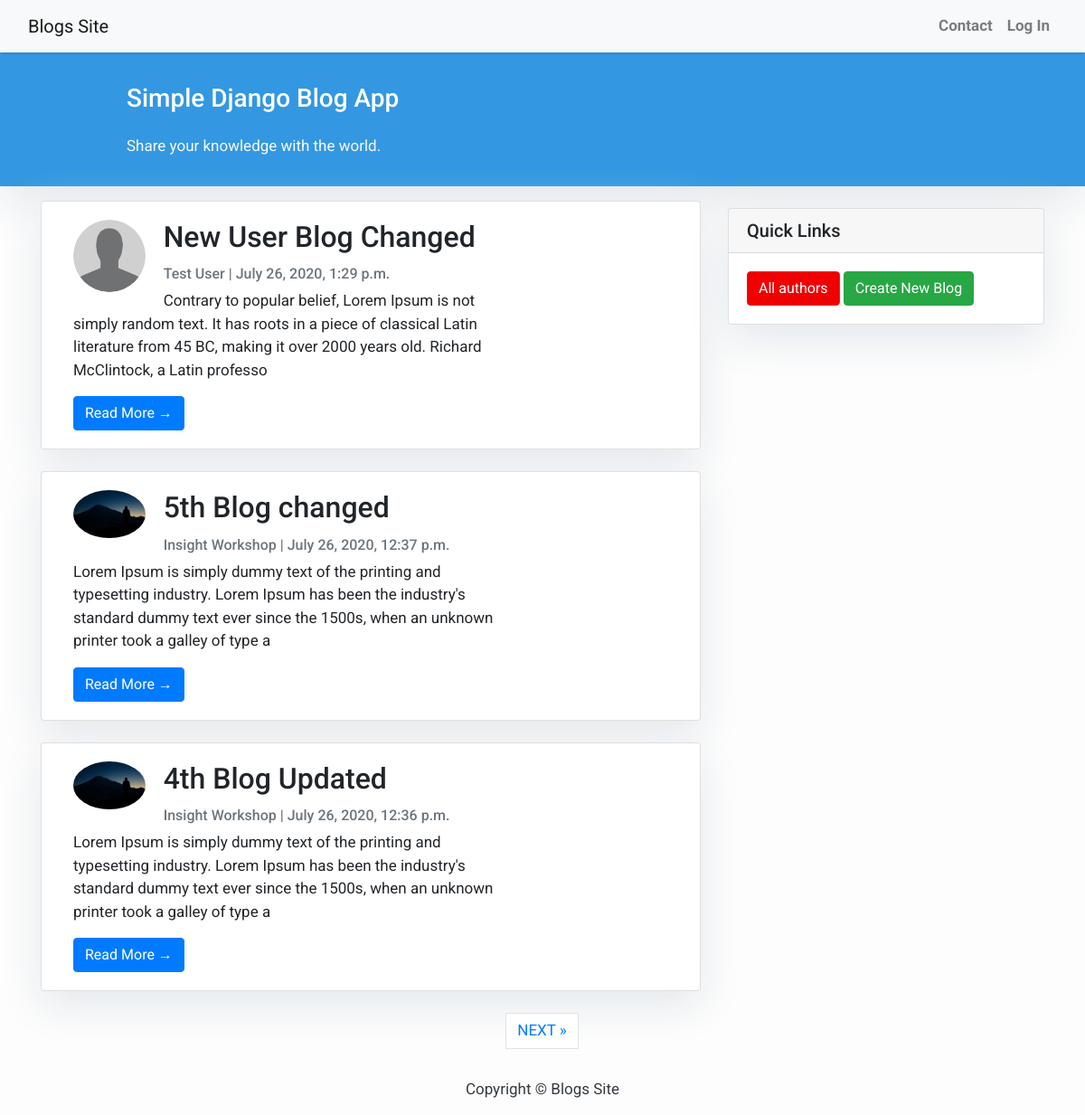
Screenshot of /blog/ with the database file from the repository.
### blog/models.py (models this page shows, shortened)
class BlogArticle(models.Model):
    title = models.CharField(max_length=200, unique=True)
    slug = models.SlugField(max_length=200, unique=True)
    author = models.ForeignKey('author.Author', on_delete=models.CASCADE)
    content = models.TextField()
    created_at = models.DateTimeField(auto_now_add=True)
    updated_at = models.DateTimeField(auto_now=True)
    class Meta:
        ordering = ['-created_at']

### author/models.py (models this page shows)
class Author(models.Model):
    user = models.OneToOneField(User, on_delete=models.CASCADE)
    name = models.CharField(max_length=150)
    bio = models.CharField(max_length=200, null=True, blank=True)
    occupation = models.CharField(max_length=100, null=True, blank=True)
    profile_image = models.ImageField(null=True, blank=True)
    def __str__(self):
        return self.name

### blog/views.py (the view)
# urls.py: path('', views.BlogsList.as_view(), name='home'),
class BlogsList(ListView):
    queryset = BlogArticle.objects.all().order_by('-created_at')
    context_object_name = 'blogs'
    template_name = 'blog/allblogs.html'
    paginate_by = 3

### templates/blog/allblogs.html (shortened to what this page needs)
{% extends 'blog/base.html' %}
{% block content %}
<header class="masthead">
    <div class="container">
        <div class="row">
            <div class=" col-md-8 col-md-10 mx-auto">
                <div class="site-heading">
                    <h3 class=" site-heading my-4 mt-3 text-white"> Simple Django Blog App </h3>
                    <p class="text-light">Share your knowledge with the world. &nbsp
                    </p>
                </div>
            </div>
        </div>
    </div>
</header>
<div class="container">
    <div class="row">
        <div class="col-md-8 mt-3 left">
            {% for blog in blogs %}
            <div class="card mb-4">
                <div class="card-body">
                    <div class="col-md-2" style="float:left">
                        {% if blog.author.profile_image %}
                        <img class="profile-pic-blog" src="{{blog.author.profile_image.url}}">
                        {% else %}
                        <img class="profile-pic-blog" src="/images/default.png">
                        {% endif %}
                    </div>
                    <div class="col-md-9">
                        <h2 class="card-title">{{ blog.title }}</h2>
                        <p class="card-text text-muted h6">{{ blog.author }} | {{ blog.created_at}} </p>
                        <p class="card-text">{{blog.content|slice:":200" }}</p>
                        <a href="{% url 'blog:detail' blog.slug  %}" class="btn btn-primary">Read More &rarr;</a>
                    </div>
                </div>
            </div>
            {% endfor %}
        </div>
        {% block sidebar %} {% include 'blog/sidebar.html' %} {% endblock sidebar %}
    </div>
</div>
{% if is_paginated %}
<ul class="pagination justify-content-center">
    {% if page_obj.has_next %}
    <li><a href="?page={{ page_obj.next_page_number }}" class="page-link"> NEXT &raquo;</a></li>
    {% endif %}
</ul>
{% endif %}
{%endblock%}

### static/css/base.css (style rules this page uses)
body { font-family: "Roboto", sans-serif; font-size: 17px; background-color: #fdfdfd; }
.masthead { background: #3398E1; height: auto; padding-bottom: 15px; box-shadow: 0 16px 48px #E3E7EB; padding-top: 10px; }
.card { box-shadow: 0 16px 48px #E3E7EB; }
.profile-pic-blog { max-width: 80px; max-height:80px; margin: 0 auto; border-radius: 50%; }

### rows the page displays
BlogArticle: title "New User Blog Changed", author "Test User", created_at "July 26, 2020, 1:29 p.m.", content "Contrary to popular belief, Lorem Ipsum is not simply random text. It has roots in a piece of classical Latin literature from 45 BC, making it over 2000 years old. Richard McClintock, a Latin professo"
BlogArticle: author.profile_image (picture), title "5th Blog changed", author "Insight Workshop", created_at "July 26, 2020, 12:37 p.m.", content "Lorem Ipsum is simply dummy text of the printing and typesetting industry. Lorem Ipsum has been the industry's standard dummy text ever since the 1500s, when an unknown printer took a galley of type a"
BlogArticle: author.profile_image (picture), title "4th Blog Updated", author "Insight Workshop", created_at "July 26, 2020, 12:36 p.m.", content "Lorem Ipsum is simply dummy text of the printing and typesetting industry. Lorem Ipsum has been the industry's standard dummy text ever since the 1500s, when an unknown printer took a galley of type a"
